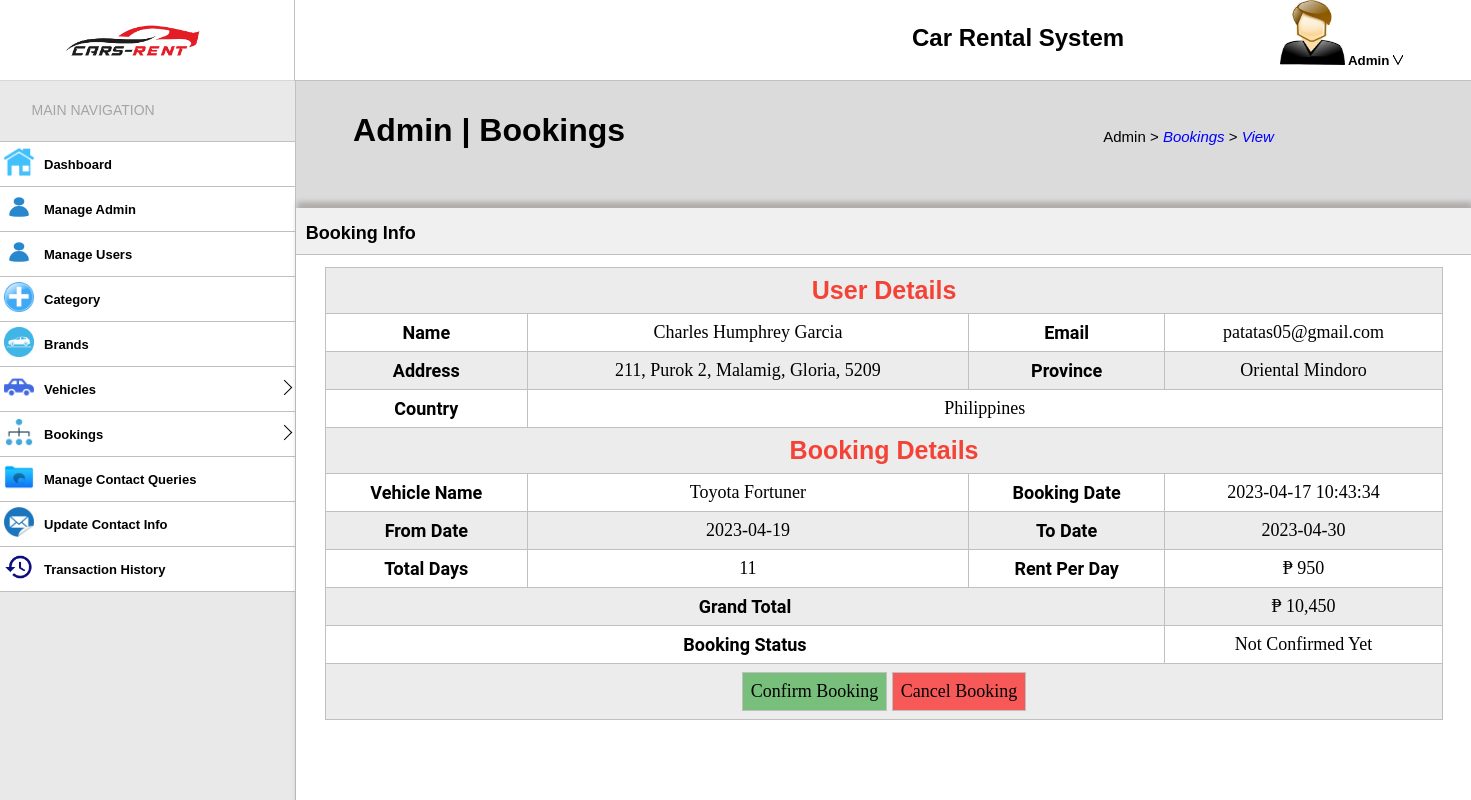
Screenshot of /viewbooking.php?bookid=2 with the database file from the repository.
### tables this page shows
CREATE TABLE `bookings` (
  `booking_id` int(11) NOT NULL,
  `user_id` int(11) NOT NULL,
  `car_id` int(11) NOT NULL,
  `from_date` date NOT NULL,
  `to_date` date NOT NULL,
  `status` int(11) NOT NULL,
  `postingdate` timestamp NOT NULL DEFAULT current_timestamp() ON UPDATE current_timestamp(),
  `updationdate` timestamp NOT NULL DEFAULT '0000-00-00 00:00:00'
);

CREATE TABLE `tblusers` (
  `user_id` int(11) NOT NULL,
  `First_Name` varchar(120) NOT NULL,
  `Last_Name` varchar(120) NOT NULL,
  `Email` varchar(100) NOT NULL,
  `Password` varchar(100) NOT NULL,
  `ContactNo` char(11) NOT NULL,
  `house_no` varchar(20) DEFAULT NULL,
  `street` varchar(100) DEFAULT NULL,
  `Barangay` varchar(100) NOT NULL,
  `City` varchar(100) NOT NULL,
  `ZipCode` int(4) NOT NULL,
  `Province` varchar(100) NOT NULL,
  `Country` varchar(100) NOT NULL,
  `RegDate` date NOT NULL
);

CREATE TABLE `cars` (
  `car_id` int(11) NOT NULL,
  `carName` varchar(200) NOT NULL,
  `brand_id` int(11) NOT NULL,
  `category_id` int(11) NOT NULL,
  `Description` text NOT NULL,
  `Fuel_Type` varchar(100) NOT NULL,
  `Seats` int(11) NOT NULL,
  `Price` int(11) NOT NULL,
  `Image1` varchar(200) NOT NULL,
  `RegDate` date NOT NULL DEFAULT current_timestamp()
);

### viewbooking.php (the view, shortened to what this page needs)
<?php
	include("include/connection.php");
?>
<!DOCTYPE html>
<html>
<head>
	<link rel="stylesheet" type="text/css" href="css/style.css">
	<link rel="stylesheet" type="text/css" href="css/viewbooking.css">
</head>
<body>
	<h1 class="path">Admin | Bookings</h1>
	<p class="path1">Admin > <i style="color: blue;">Bookings</i> > <i style="color: blue;">View</i></p>
	<div class="top-left">
		<img src="img/logo.png">
	</div>
	<div class="top-right">
		<h2>Car Rental System</h2>
		<button href class="dropdown">
			<img src="img/user.jpg" class="icon">
			Admin
			<img src="img/dropdown.png" class="down">
		</button>
	</div>
	<div class="bottom-left">
		<span style="font-family: 'Arial',sans-serif;font-size: 14px;position: absolute;top: 3%;
		left: 11%;color: #a7a4a4;">MAIN NAVIGATION</span>
		<div class="images" style="margin-top: 61px;border-top: 1px solid silver;">
			<span><img src="img/home.png"></span>
			<span class="secspan"><a class="navbtn" href="admin.php" >Dashboard</a></span>
		</div>
		<div class="images">
			<span><img src="img/person.png"></span>
			<span class="secspan"><a class="navbtn" href="manageadmin.php" >Manage Admin</a></span>
		</div>
		<div class="images">
			<span><img src="img/person.png"></span>
			<span class="secspan"><a class="navbtn" href="users.php" >Manage Users</a></span>
		</div>
		<div class="images">
			<span><img src="img/add.png"></span>
			<span class="secspan"><a class="navbtn" href="category.php" >Category</a></span>
		</div>
		<div class="images">
			<span><img src="img/brand.png"></span>
			<span class="secspan"><a class="navbtn" href="brand.php" >Brands</a></span>
		</div>
		<div class="images">
			<span><img src="img/vehicle.png"></span>
			<span class="secspan"><button id="vehicle" class="navbtn" href="vehicle.php" >Vehicles</button></span>
			<span class="arrowcase1"><div class="arrow1"></div></span>
		</div>
		<div class="images">
			<span><img src="img/booking.png"></span>
			<span class="secspan"><button id="bookings" class="navbtn" href="#" >Bookings</button></span>
			<span class="arrowcase2"><div class="arrow2"></div></span>
		</div>
		<div class="images">
			<span><img src="img/message.png"></span>
			<span class="secspan"><a class="navbtn" href="contactqueries.php" >Manage Contact Queries</a></span>
		</div>
		<div class="images">
			<span><img src="img/contactinfo.png"></span>
			<span class="secspan"><a class="navbtn" href="upcontactinfo.php" >Update Contact Info</a></span>
		</div>
		<div class="images">
			<span><img src="img/history.png"></span>
			<span class="secspan"><a class="navbtn" href="transaction.php" >Transaction History</a></span>
		</div>
	</div>
	<p class="book">Booking Info</p>
	<div class="bottom-right1">
		<div>
			<table>
				<?php
				if (isset($_GET['bookid'])) {
					$id = $_GET['bookid'];
					$sql_show = "SELECT *
					from bookings
					INNER JOIN tblusers ON bookings.user_id = tblusers.user_id
					INNER JOIN cars ON bookings.car_id = cars.car_id
					where bookings.booking_id = '{$id}'";
					$result = $conn->query($sql_show);
					if ($result->num_rows > 0) {
						while ($rows = $result->fetch_assoc()) {
				?>
					<tr>
						<th colspan="4">User Details</th>
					</tr>
					<tr>
						<td class="label">Name</td>
						<td><?php echo $rows['First_Name']." ".$rows['Last_Name']; ?></td>
						<td class="label">Email</td>
						<td><?php echo $rows['Email']; ?></td>
					</tr>
					<tr>
						<td class="label">Address</td>
						<td><?php echo $rows['house_no'].", ".$rows['street'].", ".$rows['Barangay'].", ".$rows['City'].", ".$rows['ZipCode']; ?></td>
						<td class="label">Province</td>
						<td><?php echo $rows['Province']; ?></td>
					</tr>
					<tr>
						<td class="label">Country</td>
						<td colspan="3"><?php echo $rows['Country']; ?></td>
					</tr>
					<tr>
						<th colspan="4">Booking Details</th>
					</tr>
					<tr>
						<td class="label">Vehicle Name</td>
						<td><?php echo $rows['carName']; ?></td>
						<td class="label">Booking Date</td>
						<td><?php echo $rows['postingdate']; ?></td>
					</tr>
					<tr>
						<td class="label">From Date</td>
						<td><?php echo $rows['from_date']; ?></td>
						<td class="label">To Date</td>
						<td><?php echo $rows['to_date']; ?></td>
					</tr>
					<tr>
						<td class="label">Total Days</td>
						<td><?php
							$date1=date_create($rows['from_date']);
							$date2=date_create($rows['to_date']);
							$diff=date_diff($date1,$date2);
							echo $diff->format("%a");
						?></td>
						<td class="label">Rent Per Day</td>
						<td><?php echo "&#8369; ".number_format($rows['Price']); ?></td>
					</tr>
					<tr>
						<td colspan="3" class="label">Grand Total</td>
						<td><?php
							$date1=date_create($rows['from_date']);
							$date2=date_create($rows['to_date']);
							$diff=date_diff($date1,$date2);
							$sum = $diff->format("%a") * $rows['Price'];
							echo "&#8369; ".number_format($sum);
						?></td>
					</tr>
					<tr>
						<td class="label" colspan="3">Booking Status</td>
						<td><?php
							if ($rows['status'] == 0) {
								echo "Not Confirmed Yet";
							}
						?></td>
					</tr>
					<?php
						if ($rows['status'] == 0) {
					?>
						<tr>
							<td colspan="4">
								<form method="get">
									<input class="inputs input1" type="submit" name="confirm" value="Confirm Booking">
									<input class="inputs input2" type="submit" name="cancel" value="Cancel Booking">
								</form>
							</td>
						</tr>
					<?php
								}
							}
						}
					}
				?>
			</table>
		</div>
	</div>
</body>
</html>

### css/style.css (style rules this page uses)
* { padding: 0; margin: 0; }
body { overflow:scroll; z-index: 1; background-color: #80808047; }
.path { font-family: "Agency FB", sans-serif; position: absolute; top: 14%; left: 24%; }
.path1 { position: absolute; top: 16%; left: 75%; font-family: "Raleway", sans-serif; font-weight: 100; font-size: 15px; }
.top-left { width: 20%; height: 10%; position: fixed; top: 0; border-bottom: 1px solid silver; background-color: white; }
.top-left img { margin-left: 20%; width: 50%; margin-top: 5%; }
.top-right { border-left: 1px solid silver; width: 80%; height: 10%; position: fixed; top: 0; left: 20%; border-bottom: 1px solid silver; background-color: white; z-index: 3; }
.bottom-left { width: 20.1%; height: 90%; position: fixed; top: 10%; left: -1px; background-color: #ffffff61; border-right:1px solid silver; }
.top-right h2 { font-family: "Raleway", sans-serif; position: fixed; top: 3%; left: 62%; }
.dropdown { background-color: white; border: none; position: fixed; top: 0%; left: 87%; font-weight: 700; }
.dropdown .icon { width: 65px; height: 65px; ; }
.dropdown .down { width: 10px; height: 10px; }
.bottom-left .images { background-color: white; width: 100%; transition: ease-in-out .2s ; display: flex; border-bottom: 1px solid silver; }
.bottom-left .images span img { width: 30px; height: 30px; margin: 5px 5px 0 5px; }
.bottom-left .images .secspan { flex-grow:1; }
.bottom-left .images .navbtn { text-decoration: none; color: black; font-family: "Raleway", sans-serif; font-size: 13px; font-weight: 700; display: flex; border:none; transition: ease-in-out .2s ; padding: 15px 0 14px 5px; background-color: white; }
.bottom-left .images button { width: 100%; }
.arrow1 { border-top: 1px solid black; border-right: 1px solid black; width: 10px; height: 10px; z-index: 3; transform: rotate(45deg); margin-top: 15px; margin-right: 5px; transition: ease-in-out .3s; }
.arrow2 { border-top: 1px solid black; border-right: 1px solid black; width: 10px; height: 10px; z-index: 3; transform: rotate(45deg); margin-top: 15px; margin-right: 5px; transition: ease-in-out .3s; }

### css/viewbooking.css (style rules this page uses)
html { overflow: hidden; }
.bottom-right1 { width: 76%; height: 75%; position: fixed; top: 26%; left: 20.1%; background-color: white; box-shadow: 1px -6px 5px 0px rgb(163 157 157 / 75%); -webkit-box-shadow: 1px -6px 5px 0px rgb(163 157 157 / 75%); -moz-box-shadow: 1px -6px 5px 0px rgba(163,157,157,0.75); padding: 4% 2% 2% 2%; text-align: center; }
.book { width: 100%; border-bottom: 1px solid silver; position: absolute; top: 26%; left: 20.1%; z-index: 5; padding: 1% 10px 10px 10px; background-color: #8080801f; font-weight: 700; font-size: 18px; font-family: sans-serif; }
table { width: 100%; }
table,tr,td { border:1px solid silver; border-collapse: collapse; }
table tr td { font-size: 18px; padding: 8px; }
table tr th { font-weight: 700; font-size: 25px; padding: 8px; font-family: sans-serif; color: #f44336; }
table tr:nth-child(odd) { background-color: #9e9e9e33; }
.label { font-family: "Roboto","Helvetica Neue",Helvetica,Arial,sans-serif; font-weight: 700; text-align: center; }
.inputs { font-family: Impact; font-size: 18px; padding: 8px; border: 1px solid silver; }
.input1 { background-color: #4caf50ba; }
.input2 { background-color: #ff00009e; }

### rows the page displays
bookings: user.First_Name "Charles Humphrey", user.Last_Name "Garcia", user.Email "patatas05@gmail.com", user.house_no "211", user.street "Purok 2", user.Barangay "Malamig", user.City "Gloria", user.ZipCode "5209", user.Province "Oriental Mindoro", user.Country "Philippines", car.carName "Toyota Fortuner", postingdate "2023-04-17 10:43:34", from_date "2023-04-19", to_date "2023-04-30", $diff->format("%a") "11", car.Price "950", sum "10,450", status "Not Confirmed Yet"
